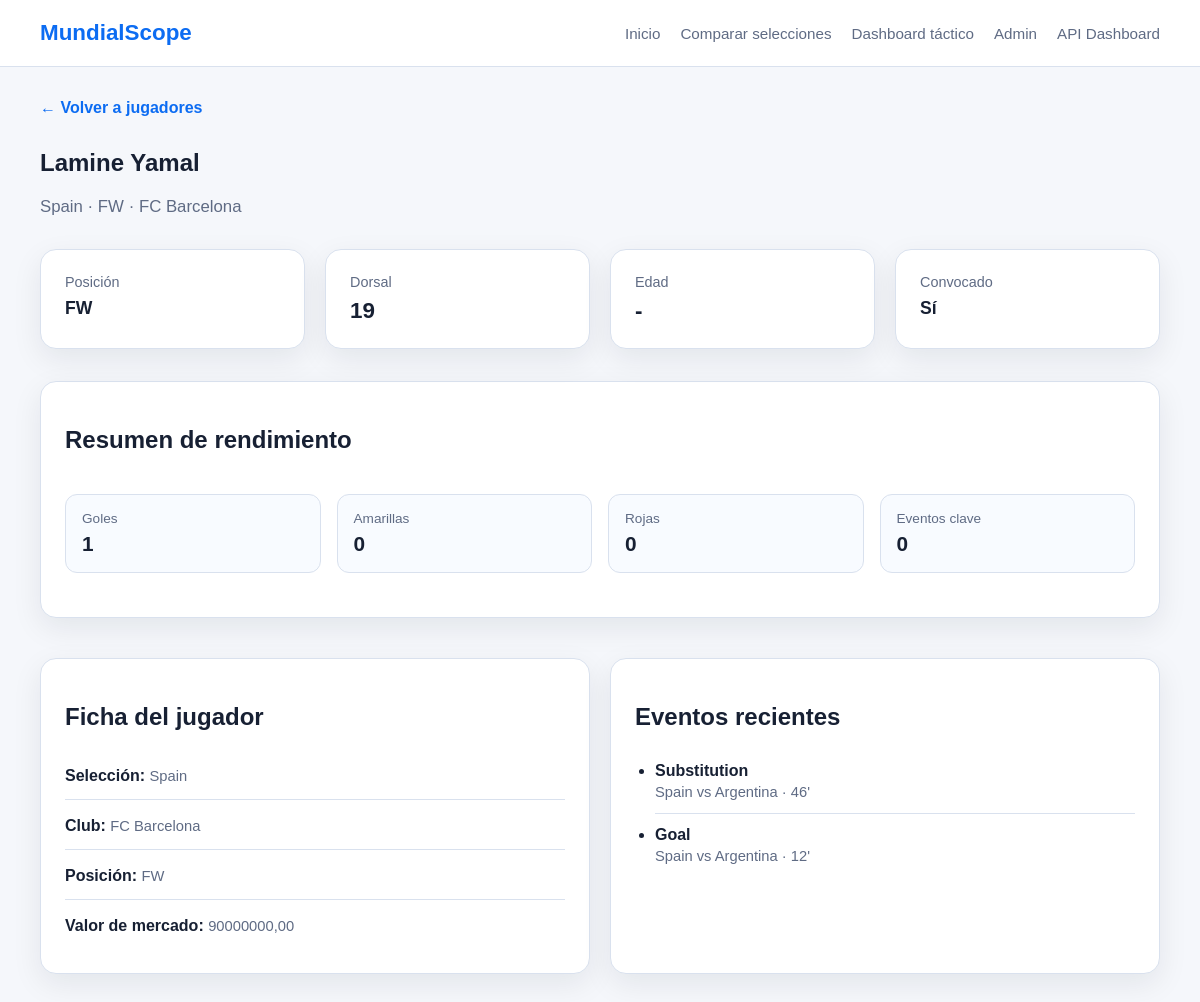
Page /players/2/ on the committed database.
### players/models.py (models this page shows, shortened)
class Player(models.Model):
    class Position(models.TextChoices):
        GOALKEEPER = "GK", "Goalkeeper"
        DEFENDER = "DF", "Defender"
        MIDFIELDER = "MF", "Midfielder"
        FORWARD = "FW", "Forward"
    team = models.ForeignKey(
        "teams.Team",
        on_delete=models.CASCADE,
        related_name="players",
    )
    first_name = models.CharField(max_length=60)
    last_name = models.CharField(max_length=60)
    shirt_number = models.PositiveIntegerField(null=True, blank=True)
    position = models.CharField(max_length=2, choices=Position.choices)
    date_of_birth = models.DateField(null=True, blank=True)
    club = models.CharField(max_length=100, blank=True)
    market_value = models.DecimalField(max_digits=12, decimal_places=2, null=True, blank=True)
    is_called_up = models.BooleanField(default=True)
    class Meta:
        ordering = ["last_name", "first_name"]
        unique_together = ("team", "shirt_number")

### teams/models.py (models this page shows, shortened)
class Team(models.Model):
    class Confederation(models.TextChoices):
        UEFA = "UEFA", "UEFA"
        CONMEBOL = "CONMEBOL", "CONMEBOL"
        CONCACAF = "CONCACAF", "CONCACAF"
        CAF = "CAF", "CAF"
        AFC = "AFC", "AFC"
        OFC = "OFC", "OFC"
    name = models.CharField(max_length=100, unique=True)
    fifa_code = models.CharField(max_length=3, unique=True)
    confederation = models.CharField(max_length=10, choices=Confederation.choices)
    coach = models.CharField(max_length=100, blank=True)
    fifa_ranking = models.PositiveIntegerField(null=True, blank=True)
    group = models.CharField(max_length=1, blank=True)
    primary_color = models.CharField(max_length=7, blank=True)
    secondary_color = models.CharField(max_length=7, blank=True)
    is_active = models.BooleanField(default=True)
    class Meta:
        ordering = ["name"]

### matches/models.py (models this page shows, shortened)
class MatchEvent(models.Model):
    class EventType(models.TextChoices):
        GOAL = "goal", "Goal"
        OWN_GOAL = "own_goal", "Own Goal"
        PENALTY_GOAL = "penalty_goal", "Penalty Goal"
        MISSED_PENALTY = "missed_penalty", "Missed Penalty"
        YELLOW_CARD = "yellow_card", "Yellow Card"
        RED_CARD = "red_card", "Red Card"
        SECOND_YELLOW_RED = "second_yellow_red", "Second Yellow Red"
        SUBSTITUTION = "substitution", "Substitution"
        VAR = "var", "VAR Review"
        INJURY = "injury", "Injury"
        OTHER = "other", "Other"
    match = models.ForeignKey(
        "matches.Match",
        on_delete=models.CASCADE,
        related_name="events"
    )
    team = models.ForeignKey(
        "teams.Team",
        on_delete=models.CASCADE,
        related_name="match_events"
    )
    player = models.ForeignKey(
        "players.Player",
        on_delete=models.SET_NULL,
        null=True,
        blank=True,
        related_name="match_events"
    )
    related_player = models.ForeignKey(
        "players.Player",
        on_delete=models.SET_NULL,
        null=True,
        blank=True,
        related_name="related_match_events"
    )
    minute = models.PositiveIntegerField()
    extra_minute = models.PositiveIntegerField(null=True, blank=True)
    event_type = models.CharField(
        max_length=30,
        choices=EventType.choices
    )
    title = models.CharField(max_length=150, blank=True)
    description = models.TextField(blank=True)
    is_key_event = models.BooleanField(default=False)
    created_at = models.DateTimeField(auto_now_add=True)
    class Meta:
        ordering = ["minute", "extra_minute", "id"]

class Match(models.Model):
    class Stage(models.TextChoices):
        GROUP = "group", "Group Stage"
        ROUND_OF_32 = "round_32", "Round of 32"
        ROUND_OF_16 = "round_16", "Round of 16"
        QUARTERFINAL = "quarterfinal", "Quarterfinal"
        SEMIFINAL = "semifinal", "Semifinal"
        THIRD_PLACE = "third_place", "Third Place"
        FINAL = "final", "Final"
    class Status(models.TextChoices):
        SCHEDULED = "scheduled", "Scheduled"
        LIVE = "live", "Live"
        FINISHED = "finished", "Finished"
        POSTPONED = "postponed", "Postponed"
        CANCELLED = "cancelled", "Cancelled"
    tournament = models.ForeignKey(
        "matches.Tournament",
        on_delete=models.CASCADE,
        related_name="matches",
    )
    home_team = models.ForeignKey(
        "teams.Team",
        on_delete=models.CASCADE,
        related_name="home_matches",
    )
    away_team = models.ForeignKey(
        "teams.Team",
        on_delete=models.CASCADE,
        related_name="away_matches",
    )
    stage = models.CharField(max_length=20, choices=Stage.choices)
    group = models.CharField(max_length=1, blank=True)
    match_date = models.DateTimeField()
    stadium = models.CharField(max_length=120, blank=True)
    city = models.CharField(max_length=100, blank=True)
    status = models.CharField(
        max_length=20,
        choices=Status.choices,
        default=Status.SCHEDULED,
    )
    home_score = models.PositiveIntegerField(default=0)
    away_score = models.PositiveIntegerField(default=0)
    class Meta:
        ordering = ["match_date"]

### players/views.py (the view)
# urls.py: path("<int:pk>/", PlayerDetailPageView.as_view(), name="player-page-detail"),
class PlayerDetailPageView(DetailView):
    model = Player
    template_name = "players/player_detail.html"
    context_object_name = "player"
    def get_queryset(self):
        return Player.objects.select_related("team").prefetch_related("match_events")
    def get_context_data(self, **kwargs):
        context = super().get_context_data(**kwargs)
        context["player_stats"] = build_player_stats(self.object)
        return context

### templates/players/player_detail.html (shortened to what this page needs)
{% extends "base.html" %}
{% block content %}
<section class="page-header">
    <a class="back-link" href="{% url 'players:player-page-list' %}">← Volver a jugadores</a>
    <h1>{{ player.first_name }} {{ player.last_name }}</h1>
    <p class="hero-text">
        {{ player.team.name|default:"Sin selección" }} · {{ player.position }}
        {% if player.club %} · {{ player.club }}{% endif %}
    </p>
</section>
<section class="kpi-grid team-kpis">
    <article class="card kpi-card">
        <span class="kpi-label">Posición</span>
        <strong class="kpi-value small">{{ player.position }}</strong>
    </article>
    <article class="card kpi-card">
        <span class="kpi-label">Dorsal</span>
        <strong class="kpi-value">{{ player.shirt_number|default:"-" }}</strong>
    </article>
    <article class="card kpi-card">
        <span class="kpi-label">Edad</span>
        <strong class="kpi-value">{{ player.age|default:"-" }}</strong>
    </article>
    <article class="card kpi-card">
        <span class="kpi-label">Convocado</span>
        <strong class="kpi-value small">
            {% if player.is_called_up %}Sí{% else %}No{% endif %}
        </strong>
    </article>
</section>
<section class="card standings-section">
    <div class="section-header">
        <h2>Resumen de rendimiento</h2>
    </div>
    <div class="stats-grid">
        <div class="stat-box">
            <span>Goles</span>
            <strong>{{ player_stats.goals }}</strong>
        </div>
        <div class="stat-box">
            <span>Amarillas</span>
            <strong>{{ player_stats.yellow_cards }}</strong>
        </div>
        <div class="stat-box">
            <span>Rojas</span>
            <strong>{{ player_stats.red_cards }}</strong>
        </div>
        <div class="stat-box">
            <span>Eventos clave</span>
            <strong>{{ player_stats.key_events }}</strong>
        </div>
    </div>
</section>
<section class="content-grid team-detail-grid">
    <div class="card">
        <h2>Ficha del jugador</h2>
        <ul class="team-list">
            <li><strong>Selección: </strong><span><a href="{% url 'teams:team-page-detail' player.team.pk %}">{{ player.team.name }}</a></span></li>
            <li><strong>Club: </strong><span>{{ player.club|default:"No disponible" }}</span></li>
            <li><strong>Posición: </strong><span>{{ player.position }}</span></li>
            <li><strong>Valor de mercado: </strong><span>{{ player.market_value|default:"No disponible" }}</span></li>
        </ul>
    </div>
    <div class="card">
        <h2>Eventos recientes</h2>
        {% if player_stats.recent_events %}
            <ul class="player-list">
                {% for event in player_stats.recent_events %}
                    <li>
                        <strong>{{ event.get_event_type_display }}</strong><br>
                        <span>
                            {{ event.match.home_team.name }} vs {{ event.match.away_team.name }}
                            · {{ event.minute }}{% if event.extra_minute %}+{{ event.extra_minute }}{% endif %}'
                        </span>
                    </li>
                {% endfor %}
            </ul>
        {% else %}
            <p>No hay eventos registrados para este jugador.</p>
        {% endif %}
    </div>
</section>
{% endblock %}

### static/css/styles.css (style rules this page uses)
:root { --bg: #f5f7fb; --surface: #ffffff; --text: #172033; --muted: #5f6b84; --border: #d9e1ee; --primary: #0c6cf2; --primary-dark: #0a56c2; --shadow: 0 10px 30px rgba(15, 23, 42, 0.08); --radius: 16px; --container: 1120px; }
* { box-sizing: border-box; }
body { margin: 0; font-family: Arial, sans-serif; background: var(--bg); color: var(--text); }
a { color: inherit; text-decoration: none; }
.hero-text { max-width: 720px; color: var(--muted); font-size: 1.05rem; }
.kpi-grid { display: grid; grid-template-columns: repeat(4, 1fr); gap: 20px; margin-bottom: 32px; }
.content-grid { display: grid; grid-template-columns: 1.4fr 1fr; gap: 20px; margin-bottom: 40px; }
.card { background: var(--surface); border: 1px solid var(--border); border-radius: var(--radius); padding: 24px; box-shadow: var(--shadow); }
.kpi-card { display: flex; flex-direction: column; gap: 8px; }
.kpi-label { font-size: 0.9rem; color: var(--muted); }
.kpi-value { font-size: 1.4rem; }
.match-list, .team-list { list-style: none; padding: 0; margin: 0; }
.match-list li, .team-list li { padding: 14px 0; border-bottom: 1px solid var(--border); }
.match-list li:last-child, .team-list li:last-child { border-bottom: none; }
.match-list span, .team-list span { display: inline-block; margin-top: 4px; color: var(--muted); font-size: 0.92rem; }
.page-header { margin-bottom: 32px; }
.back-link { display: inline-block; margin-bottom: 12px; color: var(--primary); font-weight: 600; }
.dashboard-main-grid, .dashboard-secondary-grid, .team-detail-grid { grid-template-columns: 1fr 1fr; }
.ranking-list, .player-list { margin: 0; padding-left: 20px; }
.ranking-list li, .player-list li { padding: 12px 0; border-bottom: 1px solid var(--border); }
.ranking-list li:last-child, .player-list li:last-child { border-bottom: none; }
.player-list span, .ranking-list span { display: inline-block; margin-top: 4px; color: var(--muted); font-size: 0.92rem; }
.team-list li a { display: block; }
.kpi-value.small { font-size: 1.1rem; }
.team-kpis { margin-bottom: 32px; }
.standings-section { margin-bottom: 40px; }
.section-header { display: flex; justify-content: space-between; align-items: center; gap: 16px; margin-bottom: 20px; }
.stats-grid { display: grid; grid-template-columns: repeat(4, 1fr); gap: 16px; margin-bottom: 20px; }
.stat-box { background: #f8fbff; border: 1px solid var(--border); border-radius: 12px; padding: 16px; }
.stat-box span { display: block; color: var(--muted); font-size: 0.85rem; margin-bottom: 6px; }
.stat-box strong { font-size: 1.3rem; }

### rows in the picture
Player: first_name "Lamine", last_name "Yamal", team.name "Spain", position "FW", club "FC Barcelona", shirt_number "19", market_value "90000000,00"
MatchEvent: event_type "Substitution", match.home_team.name "Spain", match.away_team.name "Argentina", minute "46"
MatchEvent: event_type "Goal", match.home_team.name "Spain", match.away_team.name "Argentina", minute "12"

### other values in the picture
{{ player.age|default:"-" }} "-"
{{ player_stats.goals }} "1"
{{ player_stats.yellow_cards }} "0"
{{ player_stats.red_cards }} "0"
{{ player_stats.key_events }} "0"
